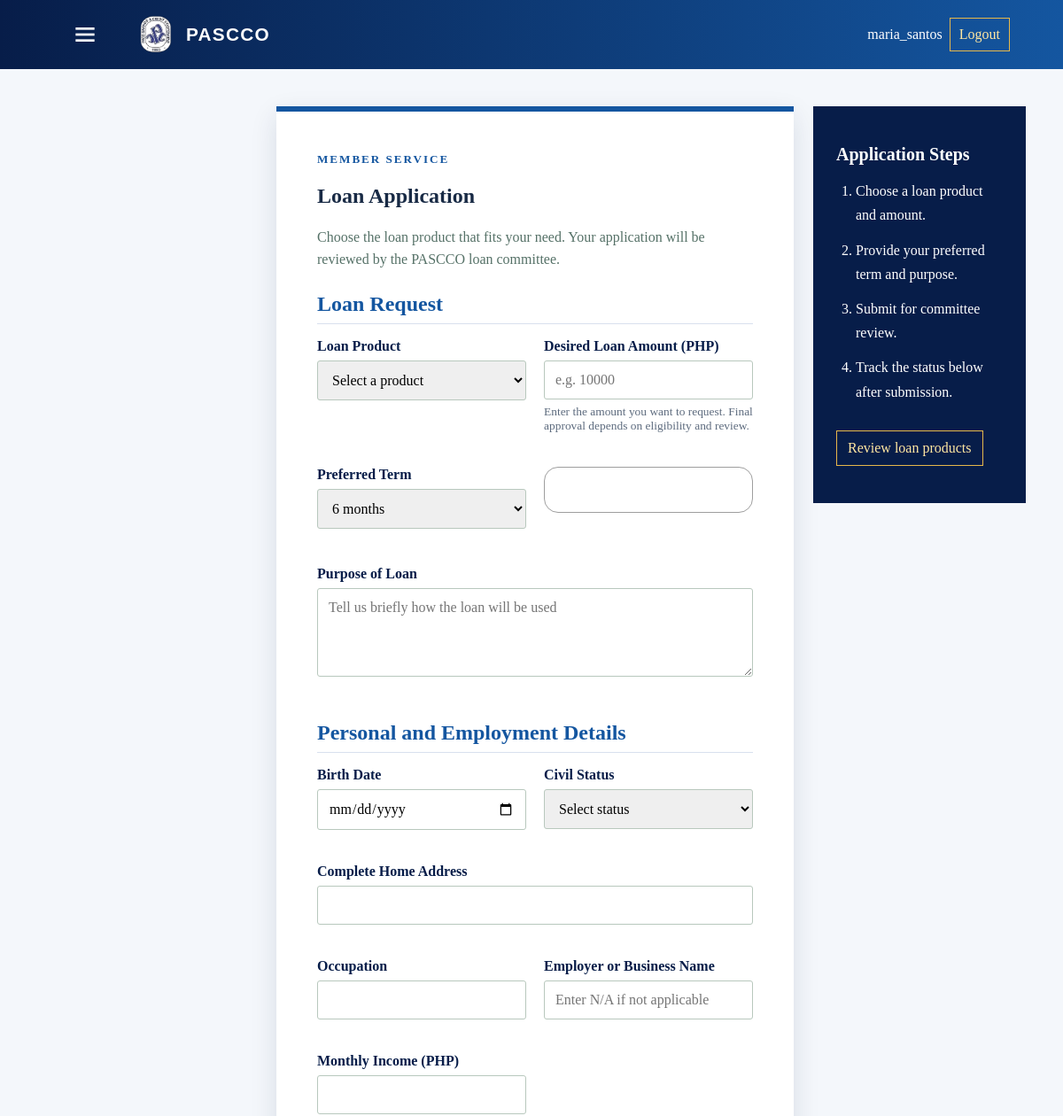
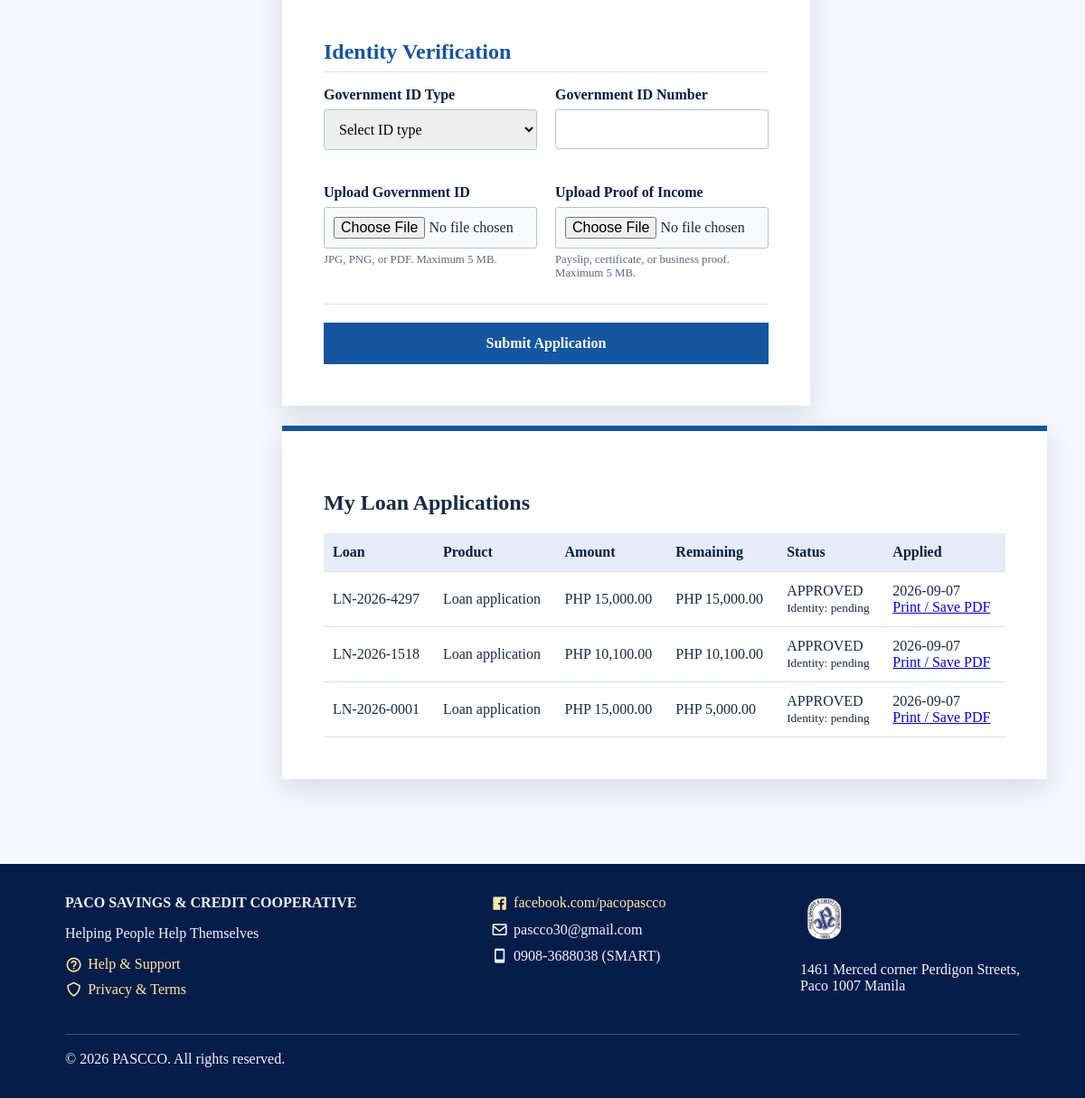
/paco_cooperative/apply_loan.php (signed in), run on the app's committed database (2 pictures, top to bottom).
### tables this page shows
CREATE TABLE `loans` (
  `id` int(11) NOT NULL,
  `member_id` int(11) NOT NULL,
  `loan_number` varchar(30) NOT NULL,
  `loan_product` varchar(120) DEFAULT NULL,
  `loan_amount` decimal(15,2) NOT NULL,
  `remaining_balance` decimal(15,2) NOT NULL,
  `status` enum('pending','approved','rejected','paid') NOT NULL,
  `application_date` date NOT NULL,
  `loan_term` varchar(30) DEFAULT NULL,
  `loan_purpose` text DEFAULT NULL,
  `contact_number` varchar(30) DEFAULT NULL,
  `birth_date` date DEFAULT NULL,
  `civil_status` varchar(30) DEFAULT NULL,
  `address` varchar(255) DEFAULT NULL,
  `occupation` varchar(120) DEFAULT NULL,
  `employer` varchar(160) DEFAULT NULL,
  `monthly_income` decimal(15,2) DEFAULT NULL,
  `id_type` varchar(80) DEFAULT NULL,
  `id_number` varchar(80) DEFAULT NULL,
  `id_document_path` varchar(255) DEFAULT NULL,
  `proof_income_path` varchar(255) DEFAULT NULL,
  `identity_status` enum('pending','verified','rejected') NOT NULL DEFAULT 'pending',
  `identity_verified_by` int(10) UNSIGNED DEFAULT NULL,
  `identity_verified_at` datetime DEFAULT NULL,
  `identity_notes` varchar(500) DEFAULT NULL,
  `created_at` timestamp NOT NULL DEFAULT current_timestamp() ON UPDATE current_timestamp()
);

### paco_cooperative/apply_loan.php (the view, shortened to what this page needs)
<?php
require_once 'db.php';
require_once 'pascco_shell.php';
$user_id = $_SESSION['user_id'];
$loan_term = trim($_POST['loan_term'] ?? '6 months');
$loan_purpose = trim($_POST['loan_purpose'] ?? '');
$contact_number = trim($_POST['contact_number'] ?? '');
$birth_date = trim($_POST['birth_date'] ?? '');
$address = trim($_POST['address'] ?? '');
$occupation = trim($_POST['occupation'] ?? '');
$employer = trim($_POST['employer'] ?? '');
$monthly_income = trim($_POST['monthly_income'] ?? '');
$id_number = trim($_POST['id_number'] ?? '');
$stmt = $pdo->prepare("SELECT id FROM members WHERE user_id = ?");
$stmt->execute([$user_id]);
$member = $stmt->fetch();
$history_stmt = $pdo->prepare("SELECT id, loan_number, loan_product, loan_amount, remaining_balance, status, application_date, loan_term, loan_purpose, identity_status FROM loans WHERE member_id = ? ORDER BY id DESC");
$history_stmt->execute([$member['id'] ?? 0]);
$loan_history = $history_stmt->fetchAll();
?>
<!DOCTYPE html>
<html lang="en">
<head>
</head>
<body>
<div class="container">
    <div class="loan-layout">
    <section class="card application-card">
        <div style="color:#1456a0;font-size:.82rem;font-weight:bold;letter-spacing:.15em;text-transform:uppercase">Member service</div>
        <h1>Loan Application</h1>
        <p class="intro">Choose the loan product that fits your need. Your application will be reviewed by the PASCCO loan committee.</p>
        <form method="POST" action="apply_loan.php" enctype="multipart/form-data">
            <div class="form-grid">
                <h2 class="section-heading">Loan Request</h2>
                <div class="input-group">
                    <label for="loan-product">Loan Product</label>
                    <select id="loan-product" name="loan_product" required>
                        <option value="">Select a product</option>
                    </select>
                </div>
                <div class="input-group">
                    <label for="loan-amount">Desired Loan Amount (PHP)</label>
                    <input id="loan-amount" type="number" step="0.01" min="1" name="loan_amount" placeholder="e.g. 10000" required>
                    <small class="field-note">Enter the amount you want to request. Final approval depends on eligibility and review.</small>
                </div>
                <div class="input-group">
                    <label for="loan-term">Preferred Term</label>
                    <select id="loan-term" name="loan_term">
                        <option <?php echo $loan_term === '6 months' ? 'selected' : ''; ?>>6 months</option>
                    </select>
                </div>
                <div class="input-group">
                    <label for="contact-number">Contact Number</label>
                    <input id="contact-number" type="tel" name="contact_number" value="<?php echo htmlspecialchars($contact_number, ENT_QUOTES, 'UTF-8'); ?>" placeholder="09XX XXX XXXX" required>
                </div>
                <div class="input-group full">
                    <label for="loan-purpose">Purpose of Loan</label>
                    <textarea id="loan-purpose" name="loan_purpose" placeholder="Tell us briefly how the loan will be used" required><?php echo htmlspecialchars($loan_purpose, ENT_QUOTES, 'UTF-8'); ?></textarea>
                </div>
                <h2 class="section-heading">Personal and Employment Details</h2>
                <div class="input-group"><label for="birth-date">Birth Date</label><input id="birth-date" type="date" name="birth_date" value="<?php echo htmlspecialchars($birth_date, ENT_QUOTES, 'UTF-8'); ?>" required></div>
                <div class="input-group"><label for="civil-status">Civil Status</label><select id="civil-status" name="civil_status" required><option value="">Select status</option></select></div>
                <div class="input-group full"><label for="address">Complete Home Address</label><input id="address" name="address" value="<?php echo htmlspecialchars($address, ENT_QUOTES, 'UTF-8'); ?>" required></div>
                <div class="input-group"><label for="occupation">Occupation</label><input id="occupation" name="occupation" value="<?php echo htmlspecialchars($occupation, ENT_QUOTES, 'UTF-8'); ?>" required></div>
                <div class="input-group"><label for="employer">Employer or Business Name</label><input id="employer" name="employer" value="<?php echo htmlspecialchars($employer, ENT_QUOTES, 'UTF-8'); ?>" placeholder="Enter N/A if not applicable"></div>
                <div class="input-group"><label for="monthly-income">Monthly Income (PHP)</label><input id="monthly-income" type="number" min="0" step="0.01" name="monthly_income" value="<?php echo htmlspecialchars($monthly_income, ENT_QUOTES, 'UTF-8'); ?>" required></div>
                <h2 class="section-heading">Identity Verification</h2>
                <div class="input-group"><label for="id-type">Government ID Type</label><select id="id-type" name="id_type" required><option value="">Select ID type</option></select></div>
                <div class="input-group"><label for="id-number">Government ID Number</label><input id="id-number" name="id_number" value="<?php echo htmlspecialchars($id_number, ENT_QUOTES, 'UTF-8'); ?>" required></div>
                <div class="input-group"><label for="id-document">Upload Government ID</label><input id="id-document" type="file" name="id_document" accept="image/jpeg,image/png,application/pdf" required><small class="file-note">JPG, PNG, or PDF. Maximum 5 MB.</small></div>
                <div class="input-group"><label for="proof-income">Upload Proof of Income</label><input id="proof-income" type="file" name="proof_income" accept="image/jpeg,image/png,application/pdf" required><small class="file-note">Payslip, certificate, or business proof. Maximum 5 MB.</small></div>
            </div>
            <div class="form-actions"><button type="submit">Submit Application</button></div>
        </form>
    </section>
    <aside class="loan-guide">
        <h2>Application Steps</h2>
        <ol><li>Choose a loan product and amount.</li><li>Provide your preferred term and purpose.</li><li>Submit for committee review.</li><li>Track the status below after submission.</li></ol>
        <p><a class="button secondary" href="credit.php">Review loan products</a></p>
    </aside>
    <section class="card loan-history">
        <h2>My Loan Applications</h2>
        <?php if ($loan_history): ?>
            <div style="overflow-x:auto"><table style="border-collapse:collapse;width:100%"><thead><tr><th>Loan</th><th>Product</th><th>Amount</th><th>Remaining</th><th>Status</th><th>Applied</th></tr></thead><tbody>
            <?php foreach ($loan_history as $loan): ?><tr><td><?php echo htmlspecialchars($loan['loan_number'], ENT_QUOTES, 'UTF-8'); ?><br><small><?php echo htmlspecialchars($loan['loan_term'], ENT_QUOTES, 'UTF-8'); ?></small></td><td><?php echo htmlspecialchars($loan['loan_product'] ?? 'Loan application', ENT_QUOTES, 'UTF-8'); ?></td><td>PHP <?php echo number_format($loan['loan_amount'], 2); ?></td><td>PHP <?php echo number_format($loan['remaining_balance'], 2); ?></td><td><?php echo strtoupper(htmlspecialchars($loan['status'], ENT_QUOTES, 'UTF-8')); ?><br><small>Identity: <?php echo htmlspecialchars($loan['identity_status'] ?? 'pending', ENT_QUOTES, 'UTF-8'); ?></small></td><td><?php echo htmlspecialchars($loan['application_date'], ENT_QUOTES, 'UTF-8'); ?><br><a href="loan_application_print.php?loan_id=<?php echo (int) $loan['id']; ?>" target="_blank" rel="noopener">Print / Save PDF</a></td></tr><?php endforeach; ?>
            </tbody></table></div>
        <?php else: ?><p>No loan applications yet.</p><?php endif; ?>
    </section>
    </div>
</div>
</body>
</html>

### paco_cooperative/pascco_shell.php (style rules this page uses)
html, body { overflow-x: hidden; }

### paco_cooperative/apply_loan.php (style rules this page uses)
:root { --blue: #1456a0; --deep-blue: #071d49; --gold: #e7b84b; --cream: #f4f7fb; }
* { box-sizing: border-box; }
body { font-family: Georgia, 'Times New Roman', serif; margin: 0; background: var(--cream); color: #182a45; }
.container { margin: 0 auto; max-width: 1180px; padding: 42px 22px 70px; }
@media (min-width: 981px) { body .container { margin-left: 290px !important; max-width: calc(100% - 310px) !important; } }
.loan-layout { align-items: start; display: grid; gap: 22px; grid-template-columns: minmax(0, 1.45fr) minmax(240px, .55fr); }
.card { background: white; border-top: 6px solid var(--blue); box-shadow: 0 10px 28px rgba(7,29,73,.12); padding: clamp(24px, 5vw, 46px); }
.application-card { min-width: 0; }
.loan-guide { background: var(--deep-blue); color: white; padding: 26px; position: static; }
.loan-guide h2 { color: white; font-size: 1.25rem; }
.loan-guide ol { line-height: 1.7; margin: 0; padding-left: 22px; }
.loan-guide li + li { margin-top: 12px; }
.loan-guide .button { border: 1px solid var(--gold); color: #ffe7a1; display: inline-block; margin-top: 14px; padding: 10px 12px; text-decoration: none; }
.field-note { color: #5d6b7e; display: block; font-size: .84rem; margin-top: 6px; }
.form-actions { border-top: 1px solid #d8e0ee; margin-top: 8px; padding-top: 20px; }
.loan-history { grid-column: 1 / -1; }
.loan-history table { border-collapse: collapse; width: 100%; }
.loan-history th, .loan-history td { border-bottom: 1px solid #d8e0ee; padding: 12px 10px; text-align: left; }
.loan-history th { background: #e6edf8; color: var(--deep-blue); }
.intro { color: #557167; line-height: 1.6; }
.form-grid { display: grid; gap: 20px; grid-template-columns: repeat(2, minmax(0, 1fr)); }
.input-group { margin-bottom: 18px; }
.input-group.full { grid-column: 1 / -1; }
.input-group label { color: var(--deep-blue); display: block; font-weight: bold; margin-bottom: 7px; }
.input-group input, .input-group select, .input-group textarea { border: 1px solid #b8c8bd; border-radius: 3px; font: inherit; font-size: 16px; padding: 12px; width: 100%; }
.input-group textarea { min-height: 100px; resize: vertical; }
.section-heading { border-bottom: 1px solid #d8e0ee; color: var(--blue); grid-column: 1 / -1; margin: 8px 0 -4px; padding-bottom: 8px; }
.input-group input[type="file"] { background: #f8fafd; padding: 10px; }
.file-note { color: #5d6b7e; display: block; font-size: .8rem; margin-top: 5px; }
button { background: var(--blue); border: 0; color: white; cursor: pointer; font: inherit; font-weight: bold; padding: 14px 20px; width: 100%; }

### data on the page
loans: loan_number "LN-2026-4297", loan_product "Loan application", loan_amount "15,000.00", remaining_balance "15,000.00", status "APPROVED", identity_status "pending", application_date "2026-09-07"
loans: loan_number "LN-2026-1518", loan_product "Loan application", loan_amount "10,100.00", remaining_balance "10,100.00", status "APPROVED", identity_status "pending", application_date "2026-09-07"
loans: loan_number "LN-2026-0001", loan_product "Loan application", loan_amount "15,000.00", remaining_balance "5,000.00", status "APPROVED", identity_status "pending", application_date "2026-09-07"

### other printed values
$_SESSION['username'] "maria_santos"
